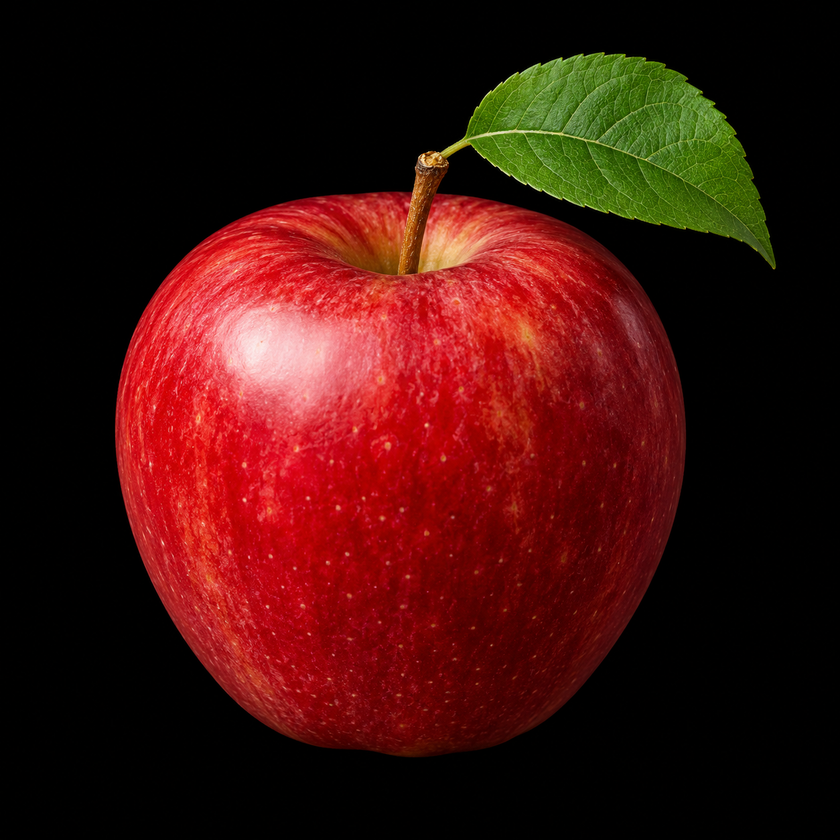
#> input picture week-two/apple.png, 840 x 840 px, shrunk from 1254 x 1254 before the run
$ python option1.py
#> lines starting #> are read from the running program, lines starting #| are printed output that depends on the picture; after the words box and inside, x2 and y2 are one past the last pixel; in counts of white or black regions, pixels touching at a corner belong together
import cv2, numpy as np
import matplotlib.pyplot as plt

src = cv2.imread("apple.png")
#> src is the input picture: shape (840, 840, 3); mean B, G, R 12.5, 17.4, 64.2

converted = cv2.cvtColor(src, cv2.COLOR_BGR2HSV)
#> converted: shape (840, 840, 3); mean H, S, V 35.1, 123.9, 66.4

color_ranges = [
    [[0, 50, 41],   [10, 255, 255]],   # Red (first range)
    [[170, 50, 41], [179, 255, 255]],  # Red (second range)
    [[11, 50, 41],  [24, 255, 255]],   # Orange
    [[25, 50, 41],  [34, 255, 255]],   # Yellow
    [[35, 50, 41],  [85, 255, 255]],   # Green
    [[86, 50, 41],  [99, 255, 255]],   # Cyan
    [[100, 50, 41], [129, 255, 255]],  # Blue
    [[130, 50, 41], [169, 255, 255]],  # Purple/pink
    [[0, 0, 0],    [179, 255, 40]],   # Black
    [[0, 0, 41],   [179, 49, 199]],   # Gray
    [[0, 0, 200],  [179, 49, 255]],   # White
]

masked_slices = []

red1 = masked = cv2.inRange(converted, np.array(color_ranges[0][0]), np.array(color_ranges[0][1]))
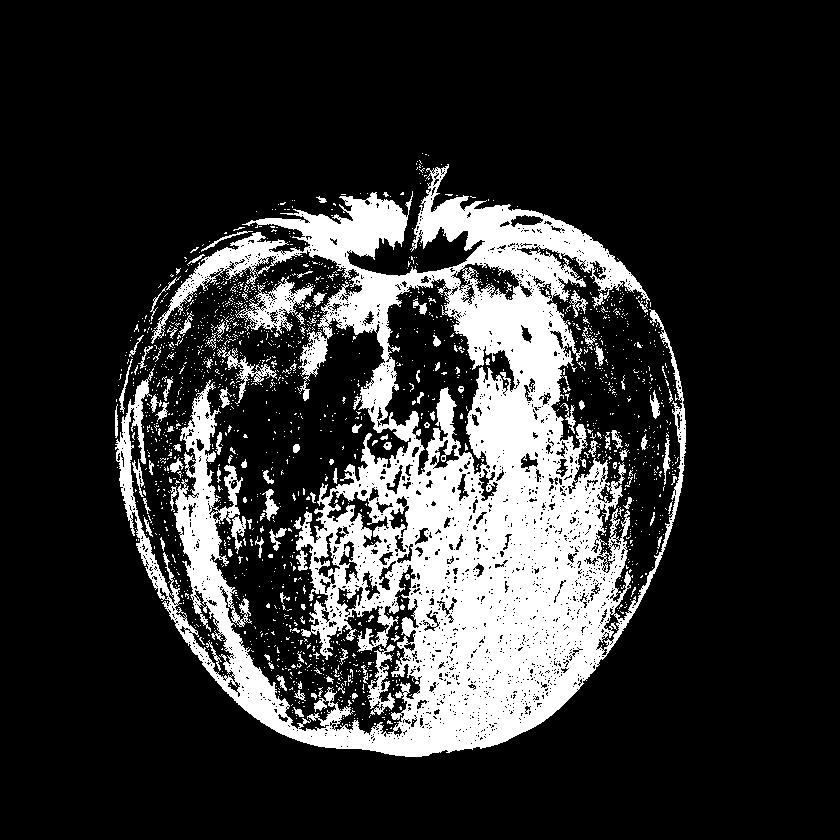
#> red1: shape (840, 840); 19.3% white; 1802 white regions (1683 under 20 px), largest, box (x1, y1, x2, y2) and area: (115, 164, 686, 757) 121996, (235, 276, 314, 334) 1605, (367, 644, 395, 715) 788
red2 = masked = cv2.inRange(converted, np.array(color_ranges[1][0]), np.array(color_ranges[1][1]))
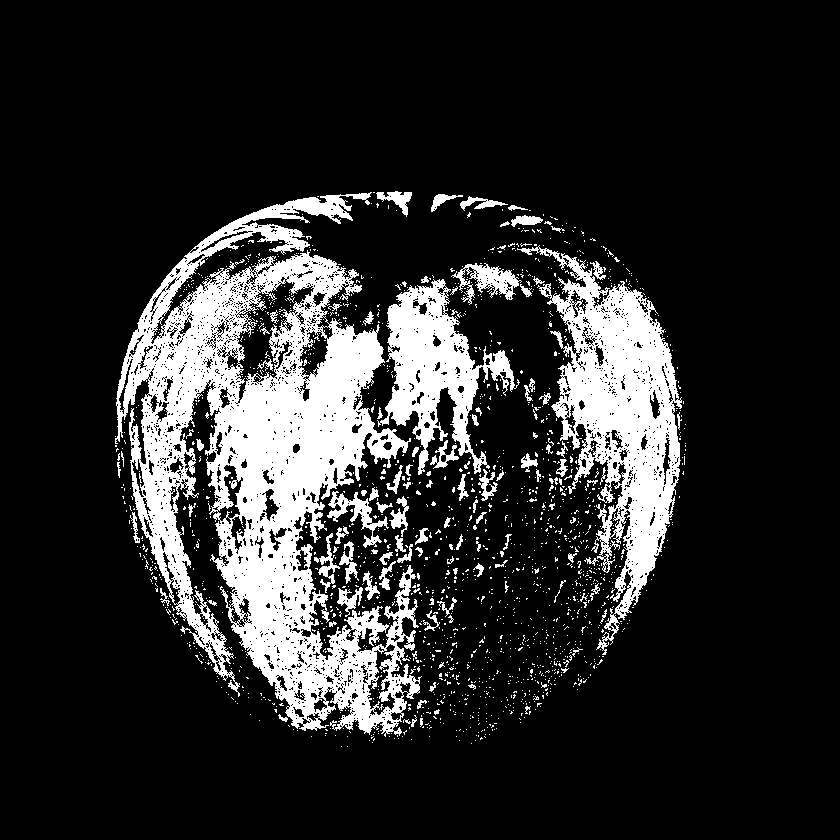
#> red2: shape (840, 840); 16.7% white; 1727 white regions (1621 under 20 px), largest, box (x1, y1, x2, y2) and area: (115, 192, 422, 737) 69605, (517, 245, 682, 655) 23600, (377, 279, 520, 475) 10544
red_mask = cv2.bitwise_or(red1, red2)
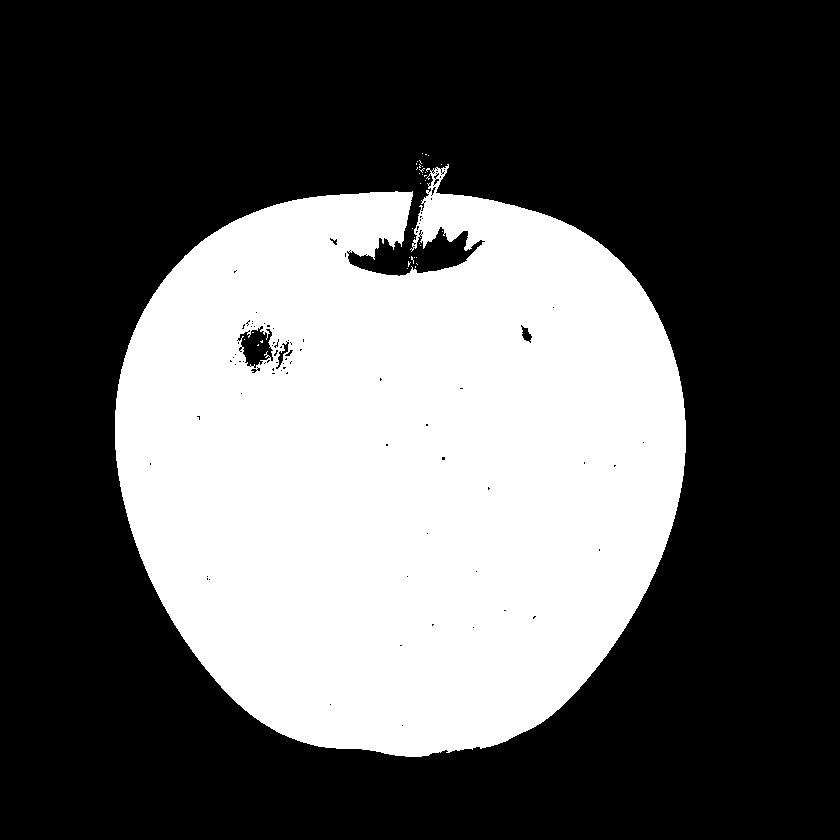
#> red_mask: shape (840, 840); 36% white; 35 white regions (34 under 20 px), largest, box (x1, y1, x2, y2) and area: (115, 164, 686, 757) 254171
if cv2.countNonZero(red_mask) > 100:
    masked_slices.append(red_mask)

for color in color_ranges[2:]:
    masked = cv2.inRange(converted, np.array(color[0]), np.array(color[1]))
    if cv2.countNonZero(masked) > 100:
        masked_slices.append(masked)
#> this loop made 9 passes
#> pass 3, `masked = cv2.inRange(converted, np.array(color[0]), np.array(color[1]))`:
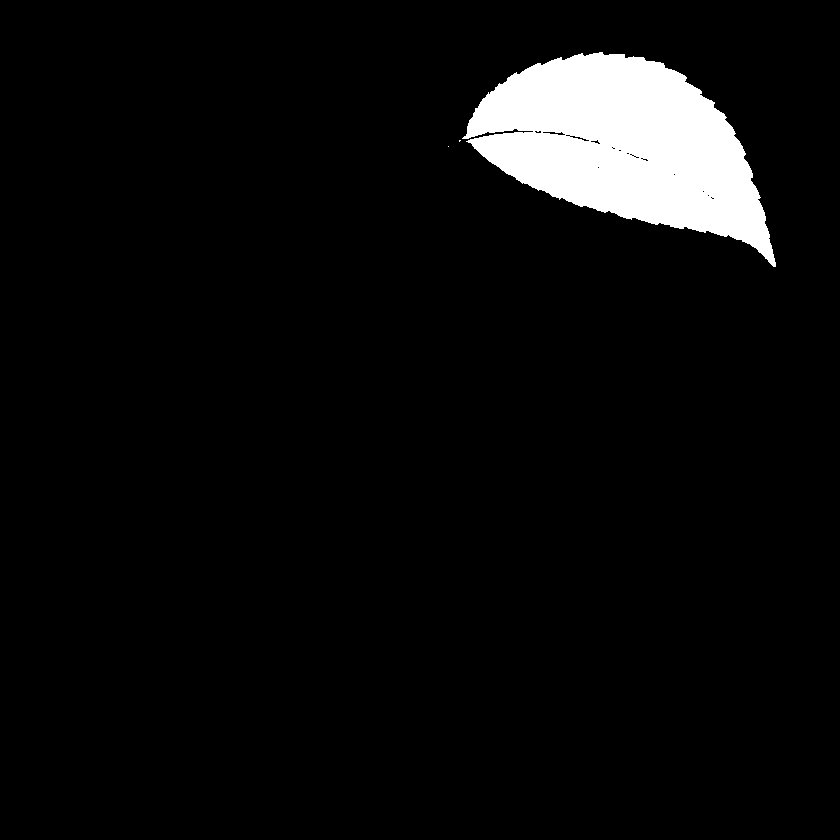
#> masked: shape (840, 840); 5.3% white; 3 white regions (2 under 20 px), largest, box (x1, y1, x2, y2) and area: (462, 52, 776, 267) 37225
#> after the loop, masked_slices = 6 items

for i in range(len(masked_slices)):
    ys, xs = np.where(masked_slices[i] > 0)
    center_x, center_y = xs.mean(), ys.mean()
    masked_slices[i] = [masked_slices[i], (center_x, center_y)]
#> this loop made 6 passes
#> (center_x, center_y) on passes 1 to 6: (400.3, 467.1), (419.8, 240), (540.5, 153.8), (623.2, 144.5), (413.1, 417.8), (266.2, 342.3)


cols = 3
rows = (len(masked_slices) + cols - 1) // cols
#> rows = 2

if masked_slices:
    plt.figure(figsize=(12, rows * 4))

    for i, (mask, (x, y)) in enumerate(masked_slices):
        colored = cv2.bitwise_and(src, src, mask=mask)
        colored = cv2.cvtColor(colored, cv2.COLOR_BGR2RGB)

        ax = plt.subplot(rows, cols, i + 1)
        ax.imshow(colored)
        ax.set_title(f"Color {i + 1}")
        ax.set_xlabel(f"Center: ({x:.1f}, {y:.1f})")
        ax.set_xticks([])
        ax.set_yticks([])
#> this loop made 6 passes
#> pass 1, `colored = cv2.bitwise_and(src, src, mask=mask)`:
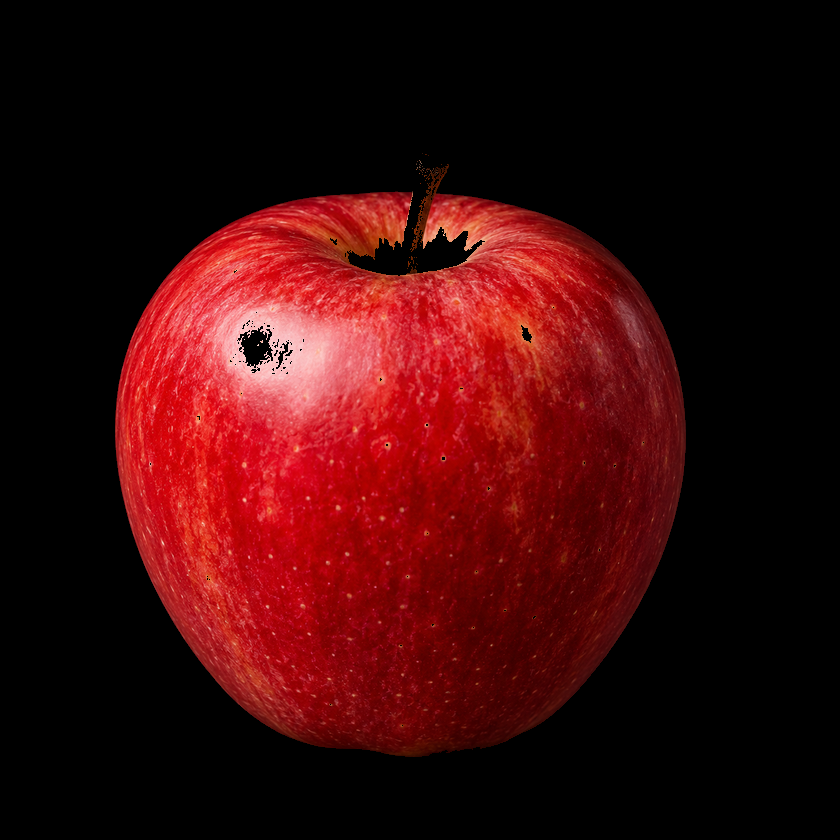
#> colored: shape (840, 840, 3); mean B, G, R 10.4, 9.8, 58.2

    plt.tight_layout()
    plt.show()
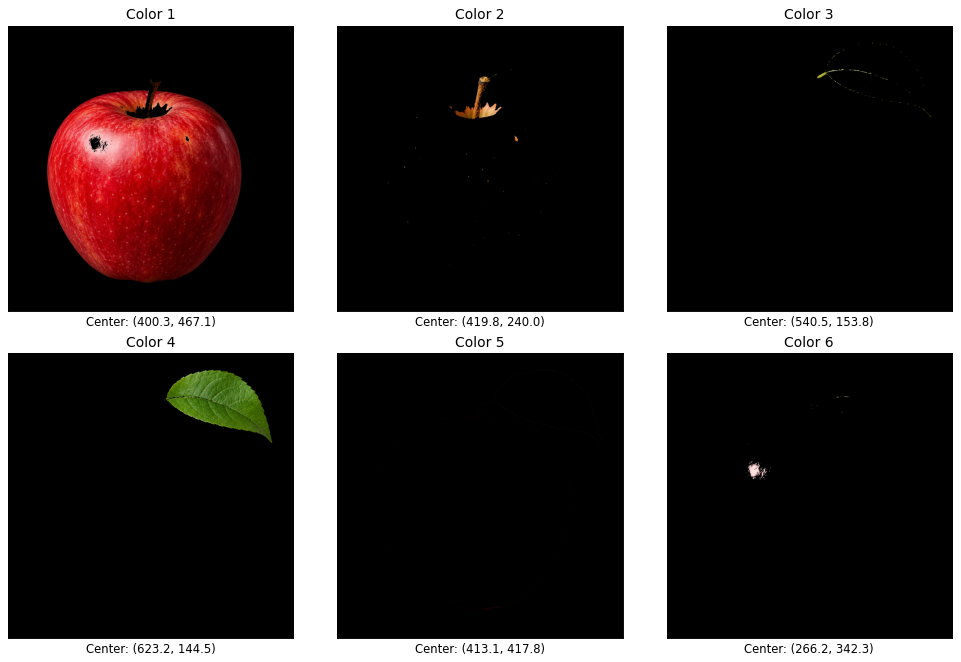
#> figure drawn by matplotlib, 6 panels
